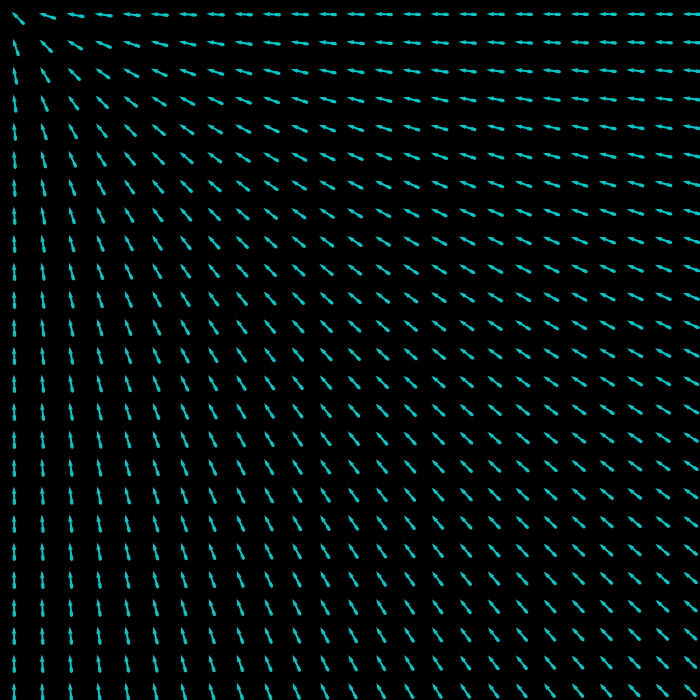
Frame 1 (no input)
Frame 60 (no input): identical to frame 1, image omitted
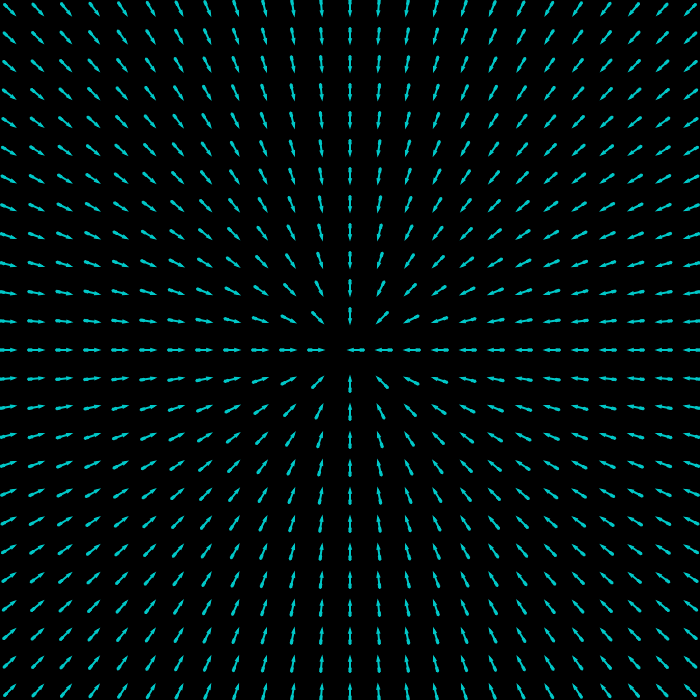
Frame 120 (the mouse pressed at the canvas centre since frame 60)

The p5.js sketch that drew these frames (run headless with seeded random() and noise() and a simulated clock; from frame 60 on, the mouse is pressed at the canvas centre):

// p5.js sketch
// ── sketch.js
var myArrows = [];

function setup() {
  createCanvas(700, 700);
  var numOfArrows = 25;

  for (var y = 0; y < numOfArrows; y++){
    var gap = height/numOfArrows;
    var newYPos= gap/2 + y * gap;

    for (var x = 0; x < numOfArrows; x++) {
      var xGap = width/numOfArrows;
      var newXPos = xGap/2 + x * xGap;
      var newI = y * numOfArrows + x;
      myArrows[newI] = new Arrow(newXPos, newYPos, gap/2);
    }

  }
}

function draw() {
  background(0);

  fill(200,0, 255);
  stroke(0,200,200);
  strokeWeight(2);

  for (var i = 0; i < myArrows.length; i++){
    myArrows[i].draw();
  }
}

// ── arrow.js
function Arrow(x, y, size){
  this.x= x;
  this.y= y;
  this.size = size;

  this.draw = function(){
    push();

    translate(this.x, this.y);
    var size = this.size;
    var angle = this.getAngle(this.x, this.y, mouseX, mouseY);
    rotate(angle);

    line(0, 0, this.size, 0);
    var triangleSize = size * 0.2;
    triangle(0, 0,
      triangleSize, triangleSize*0.3,
      triangleSize, -triangleSize*0.3);

    var fLocation = size * 0.7;
    var fSize = size * 0.05;

    for (var i = 0; i<3; i++){
      line(fLocation, 0, fLocation + fSize, fSize);
      line(fLocation, 0, fLocation + fSize, -fSize);
      fLocation += size * 0.1;
    };

    pop();
  };

  this.getAngle = function(x1, y1, x2, y2){
    var diffX = x1 - x2;
    var diffY = y1 - y2;
    var angle = Math.atan2(diffY,diffX);
    return angle;
  };
}
